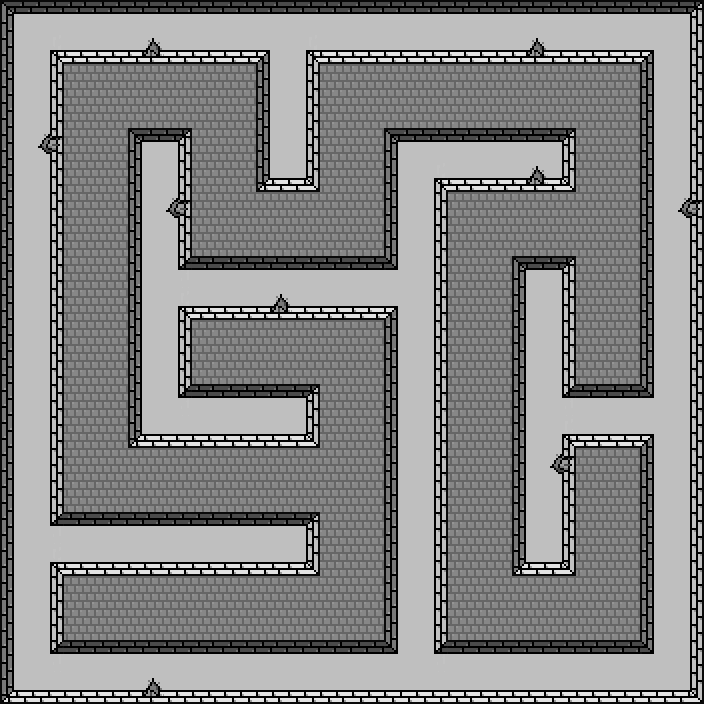

A level layout from a 2D game, rendered from its tile map. Below: a short description, then the map file with its tile-grid data intact:
An orthogonal 11x11 tile map with 64x64 px tiles, 1 tile layer (Tile Layer 1), 2 tilesets.

<map version="1.0" orientation="orthogonal" width="11" height="11" tilewidth="64" tileheight="64"> 
<properties> 
<property name="name" value="Blackrock" /> 
</properties> 
<tileset firstgid="1" name="graphics" tilewidth="64" tileheight="64"> 
<image source="graphics2x-basic.png" width="640" height="1344" /> 
</tileset> 
<tileset firstgid="211" name="walls" tilewidth="64" tileheight="64"> 
<image source="graphics2x-walls.png" width="128" height="1024" /> 
</tileset> 
<layer name="Tile Layer 1" width="11" height="11"> 
<data> 
<tile gid="221" />
<tile gid="235" />
<tile gid="236" />
<tile gid="235" />
<tile gid="237" />
<tile gid="235" />
<tile gid="235" />
<tile gid="235" />
<tile gid="236" />
<tile gid="235" />
<tile gid="229" />
<tile gid="217" />
<tile gid="57" />
<tile gid="57" />
<tile gid="57" />
<tile gid="217" />
<tile gid="57" />
<tile gid="57" />
<tile gid="57" />
<tile gid="57" />
<tile gid="57" />
<tile gid="217" />
<tile gid="218" />
<tile gid="57" />
<tile gid="213" />
<tile gid="57" />
<tile gid="215" />
<tile gid="57" />
<tile gid="221" />
<tile gid="235" />
<tile gid="228" />
<tile gid="57" />
<tile gid="217" />
<tile gid="217" />
<tile gid="57" />
<tile gid="218" />
<tile gid="57" />
<tile gid="57" />
<tile gid="57" />
<tile gid="217" />
<tile gid="57" />
<tile gid="57" />
<tile gid="57" />
<tile gid="218" />
<tile gid="217" />
<tile gid="57" />
<tile gid="225" />
<tile gid="235" />
<tile gid="236" />
<tile gid="235" />
<tile gid="233" />
<tile gid="57" />
<tile gid="213" />
<tile gid="57" />
<tile gid="217" />
<tile gid="217" />
<tile gid="57" />
<tile gid="217" />
<tile gid="57" />
<tile gid="57" />
<tile gid="57" />
<tile gid="217" />
<tile gid="57" />
<tile gid="217" />
<tile gid="57" />
<tile gid="217" />
<tile gid="217" />
<tile gid="57" />
<tile gid="223" />
<tile gid="235" />
<tile gid="227" />
<tile gid="57" />
<tile gid="217" />
<tile gid="57" />
<tile gid="225" />
<tile gid="235" />
<tile gid="233" />
<tile gid="217" />
<tile gid="57" />
<tile gid="57" />
<tile gid="57" />
<tile gid="57" />
<tile gid="57" />
<tile gid="217" />
<tile gid="57" />
<tile gid="218" />
<tile gid="57" />
<tile gid="217" />
<tile gid="225" />
<tile gid="235" />
<tile gid="235" />
<tile gid="235" />
<tile gid="227" />
<tile gid="57" />
<tile gid="217" />
<tile gid="57" />
<tile gid="215" />
<tile gid="57" />
<tile gid="217" />
<tile gid="217" />
<tile gid="57" />
<tile gid="57" />
<tile gid="57" />
<tile gid="57" />
<tile gid="57" />
<tile gid="217" />
<tile gid="57" />
<tile gid="57" />
<tile gid="57" />
<tile gid="217" />
<tile gid="223" />
<tile gid="235" />
<tile gid="236" />
<tile gid="235" />
<tile gid="235" />
<tile gid="235" />
<tile gid="239" />
<tile gid="235" />
<tile gid="235" />
<tile gid="235" />
<tile gid="231" />
</data> 
</layer> 
</map>
